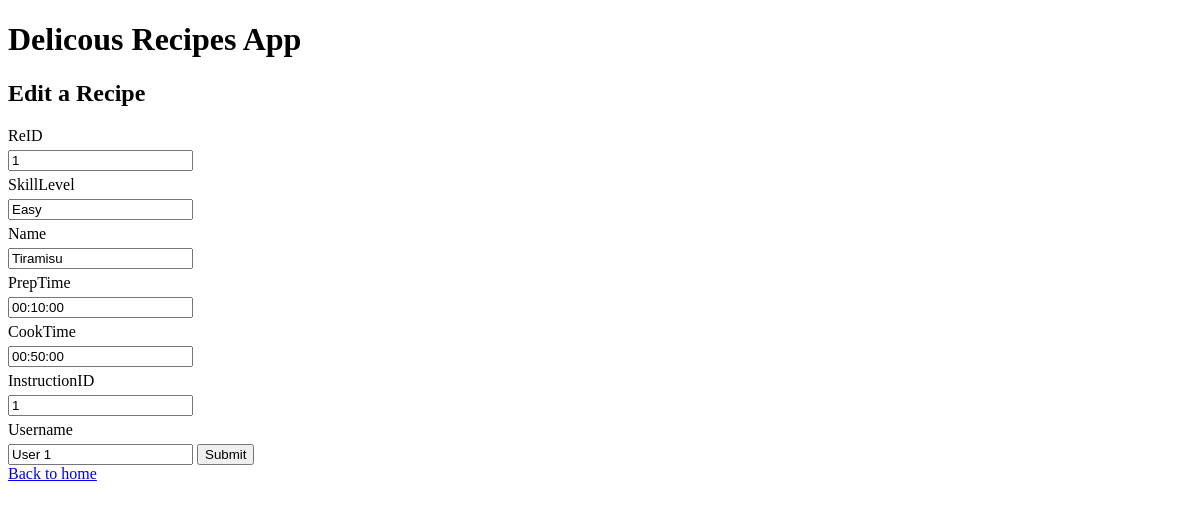
The page /update-single.php?ReID=1 on the database as committed earlier.
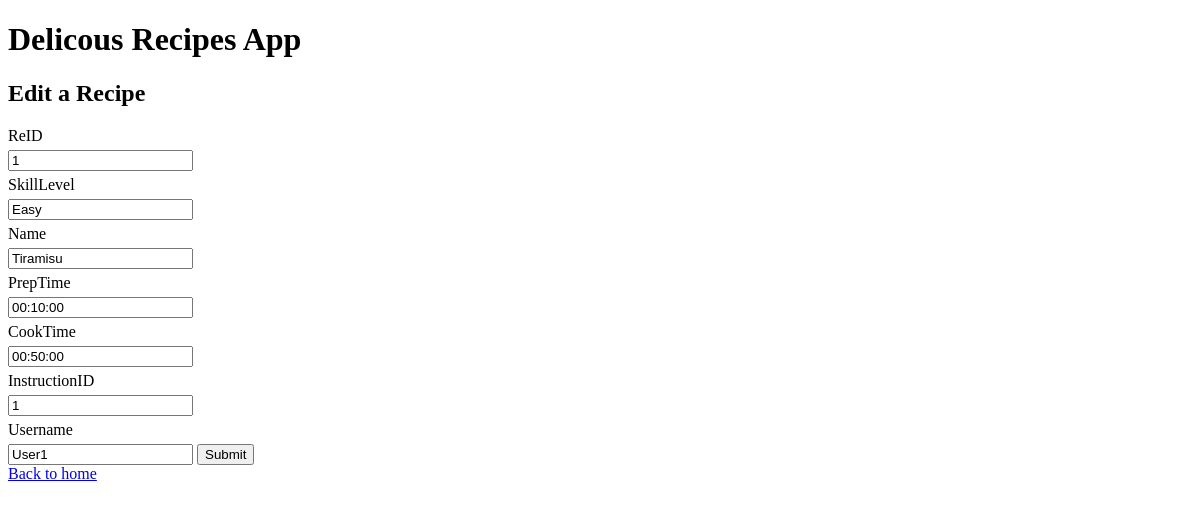
The same page on the database as committed later.
### tables this page shows
CREATE TABLE Recipe (
ReID INTEGER AUTO_INCREMENT PRIMARY KEY,
SkillLevel CHAR(20),
Name VARCHAR(100) NOT NULL,
PrepTime TIME(0) NOT NULL,
CookTime TIME(0) NOT NULL,
InstructionID INTEGER UNIQUE NOT NULL,
Username CHAR(20) NOT NULL,
FOREIGN KEY (PrepTime, CookTime) REFERENCES RecipeTime (PrepTime, CookTime)
		ON DELETE NO ACTION
		ON UPDATE CASCADE,
FOREIGN KEY (InstructionID) REFERENCES Instruction(InsID)
	ON DELETE CASCADE
	ON UPDATE NO ACTION,
FOREIGN KEY (Username) REFERENCES BookUser (Username)
	ON DELETE CASCADE
	ON UPDATE CASCADE
);

### common.php (called while the page is built)
<?php
function escape($html) {
  return htmlspecialchars($html, ENT_QUOTES | ENT_SUBSTITUTE, "UTF-8");
}
?>

### update-single.php (the view, shortened to what this page needs)
<?php
require "./config.php";
require "./common.php";
if (isset($_GET['ReID'])) {
  try {
    $connection = new PDO($dsn, $username, $password, $options);
    $ReID = $_GET['ReID'];
    $sql = "SELECT * FROM Recipe WHERE ReID = :ReID";
    $statement = $connection->prepare($sql);
    $statement->bindValue(':ReID', $ReID);
    $statement->execute();
    $user = $statement->fetch(PDO::FETCH_ASSOC);
  } catch(PDOException $error) {
      echo $sql . "<br>" . $error->getMessage();
  }
} else {
    echo "Something went wrong!";
    exit;
}
?>
<?php require "templates/header.php"; ?>
<h2>Edit a Recipe</h2>
<form method="post">
    <?php foreach ($user as $key => $value) : ?>
      <label for="<?php echo $key; ?>"><?php echo ucfirst($key); ?></label>
      <input type="text" name="<?php echo $key; ?>" ReID="<?php echo $key; ?>" value="<?php echo escape($value); ?>" <?php echo ($key === 'ReID' ? 'readonly' : null); ?>>
    <?php endforeach; ?>
    <input type="submit" name="submit" value="Submit">
</form>
<a href="index.php">Back to home</a>
<?php require "templates/footer.php"; ?>

### templates/header.php (shortened to what this page needs)
<!DOCTYPE html>
<html lang="en">
  <head>
    <link rel="stylesheet" href="css/style.css" />
  </head>
  <body>
    <h1>Delicous Recipes App</h1>
  </body>
</html>

### templates/footer.php
</body>
</html>

### css/style.css (style rules this page uses)
label { display: block; margin: 5px 0; }

Rows that differ between the two databases and show on the page:
changed recipe "Easy": Username "User 1" → "User1"
